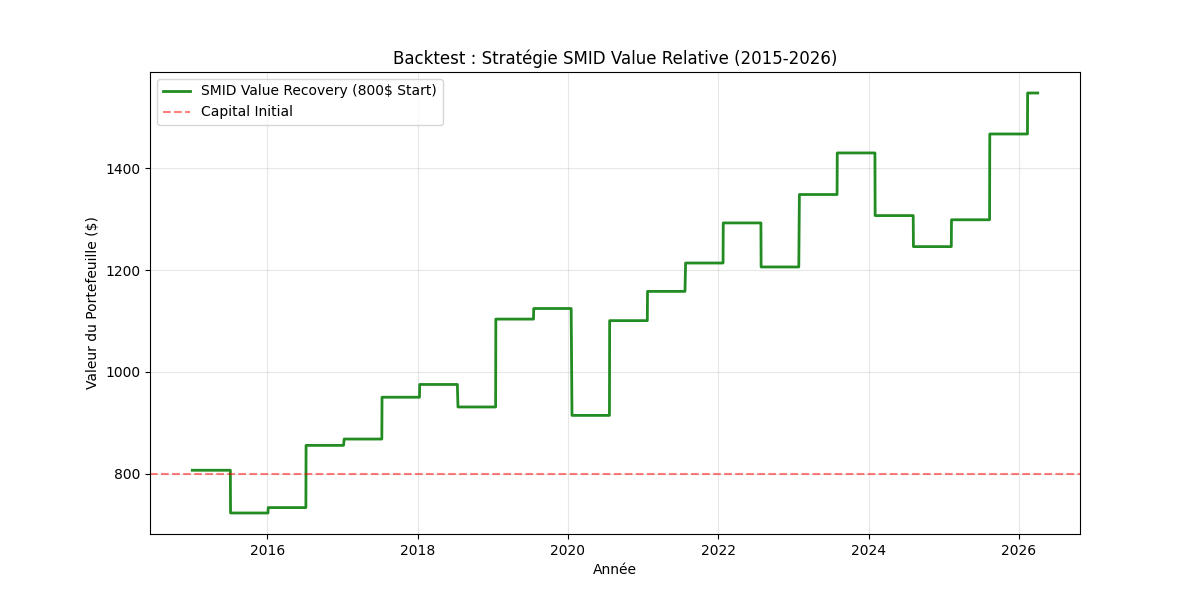

Recreate this plot in Python.
import polars as pl
import os
import matplotlib.pyplot as plt
from datetime import datetime, timedelta
from dotenv import load_dotenv

load_dotenv()

# Configuration des chemins
LACIE_STORAGE = os.getenv("LACIE_STORAGE_PATH", "/media/gauthierstrich/LaCie/SMID-SEC-Data-Engine-Storage")
ALPHA_MATRIX_PATH = os.path.join(LACIE_STORAGE, "silver/alpha_matrix_master.parquet")

def run_backtest():
    print("📈 Démarrage du Backtest: SMID Sector-Relative Value (10-15 Positions)...")
    
    if not os.path.exists(ALPHA_MATRIX_PATH):
        print(f"❌ Erreur: Matrice Alpha introuvable à {ALPHA_MATRIX_PATH}")
        return

    # 1. Chargement des données (Scan pour optimiser la mémoire)
    df = pl.scan_parquet(ALPHA_MATRIX_PATH)
    
    # 2. Nettoyage de base & Définition stricte de l'univers SMID Cap (300M$ - 10B$)
    df = df.filter(
        (pl.col("pe_ratio") > 0) & 
        (pl.col("mkt_cap") >= 300_000_000) & 
        (pl.col("mkt_cap") <= 10_000_000_000) & 
        (pl.col("sector") != "Unknown") &
        (pl.col("sector") != "Field not available for free/evaluation")
    )
    
    # 3. Calcul de la Médiane Sectorielle par jour (Relative Value)
    print("🔍 Calcul des médianes sectorielles quotidiennes...")
    df_with_median = df.with_columns(
        pl.col("pe_ratio").median().over(["p_date", "sector"]).alias("sector_pe_median")
    ).with_columns(
        (pl.col("pe_ratio") / pl.col("sector_pe_median")).alias("pe_relative_score")
    )
    
    # Collecte en mémoire (On a besoin de l'ordre temporel pour le rebalancement)
    full_data = df_with_median.collect().sort("p_date")
    
    all_dates = sorted(full_data["p_date"].unique().to_list())
    if not all_dates:
        print("❌ Aucune donnée valide trouvée pour le backtest.")
        return

    # Paramètres de simulation
    start_date = datetime(2015, 1, 1).date()
    end_date = all_dates[-1]
    rebalance_days = 126 # ~6 mois (252 jours de bourse / 2)
    max_positions = 15
    capital = 800.0
    equity_curve = []
    current_portfolio = [] # List of tickers/CIKs currently held
    
    current_date_idx = 0
    # On se place à la première date disponible après 2015
    while current_date_idx < len(all_dates) and all_dates[current_date_idx] < start_date:
        current_date_idx += 1
    
    print(f"🚀 Simulation de {all_dates[current_date_idx]} à {end_date}")

    portfolio_value = capital
    history = []

    while current_date_idx < len(all_dates):
        today = all_dates[current_date_idx]
        
        # --- PHASE DE SÉLECTION (REBALANCEMENT) ---
        # Filtres: PE < 80% mediane ET Croissance > 0
        candidates = full_data.filter(
            (pl.col("p_date") == today) &
            (pl.col("pe_relative_score") < 0.8) &
            (pl.col("rev_growth_yoy") > 0)
        ).sort("pe_relative_score") # On prend les moins chers en premier
        
        selected = candidates.head(max_positions)
        
        if selected.is_empty():
            # Si aucune opportunité, on reste en cash pour cette période (ou on garde l'ancien si possible)
            # Pour simplifier, on avance d'un jour jusqu'à trouver une opportunité
            current_date_idx += 1
            history.append({"date": today, "equity": portfolio_value, "positions": 0})
            continue

        num_pos = len(selected)
        cash_per_pos = portfolio_value / num_pos
        
        # On enregistre les prix d'entrée (adjClose pour gérer les splits)
        portfolio_entry = selected.select(["ticker", "cik", "adjClose"]).to_dicts()
        
        # --- PHASE DE DÉTENTION (6 MOIS) ---
        target_idx = min(current_date_idx + rebalance_days, len(all_dates) - 1)
        target_date = all_dates[target_idx]
        
        # On calcule le rendement de chaque ligne
        period_return = 0
        trade_details = []
        for pos in portfolio_entry:
            # Prix de sortie à 6 mois (Correction: on matche par TICKER, pas seulement par CIK)
            exit_data = full_data.filter(
                (pl.col("ticker") == pos["ticker"]) & 
                (pl.col("p_date") <= target_date)
            ).sort("p_date", descending=True).limit(1)
            
            if not exit_data.is_empty():
                price_exit = exit_data["adjClose"][0]
                ticker = exit_data["ticker"][0]
                raw_ret = (price_exit / pos["adjClose"]) - 1
                
                # Alerte si rendement suspect (> 200% en 6 mois)
                if raw_ret > 2.0:
                    print(f"  ⚠️ OUTLIER: {ticker} | Entry: {pos['adjClose']:.4f} | Exit: {price_exit:.4f} | Ret: {raw_ret*100:.1f}%")

                # Suppression du "plancher" Stop Loss irréaliste qui coupait magiquement les pertes à -20%.
                # On assume le rendement réel de la période.
                actual_ret = raw_ret
                
                final_ret = actual_ret - 0.003
                gain = (cash_per_pos * (1 + final_ret))
                period_return += gain
                trade_details.append({"ticker": ticker, "ret": actual_ret})
            else:
                period_return += 0 

        # Mise à jour du capital
        portfolio_value = period_return
        
        print(f"📅 {today} -> {target_date} | Equity: {portfolio_value:.2f}$ | Pos: {num_pos}")
        
        # Enregistrement historique (On remplit les jours intermédiaires pour le graph)
        for i in range(current_date_idx, target_idx + 1):
            history.append({"date": all_dates[i], "equity": portfolio_value, "positions": num_pos})
            
        current_date_idx = target_idx + 1

    # 4. Visualisation
    if not history:
        print("❌ Erreur: Historique vide.")
        return

    hist_df = pl.DataFrame(history)
    
    plt.figure(figsize=(12, 6))
    plt.plot(hist_df["date"], hist_df["equity"], label="SMID Value Recovery (800$ Start)", color='forestgreen', linewidth=2)
    plt.axhline(y=800, color='red', linestyle='--', alpha=0.5, label="Capital Initial")
    plt.title("Backtest : Stratégie SMID Value Relative (2015-2026)")
    plt.xlabel("Année")
    plt.ylabel("Valeur du Portefeuille ($)")
    plt.legend()
    plt.grid(True, alpha=0.3)
    
    plot_path = os.path.join(os.getcwd(), "backtest_smid_value.png")
    plt.savefig(plot_path)
    print(f"📊 Graphique sauvegardé: {plot_path}")
    
    # Statistiques Finales
    final_equity = hist_df["equity"].tail(1)[0]
    total_return = (final_equity / 800 - 1) * 100
    print(f"\n🏁 RÉSULTATS FINAUX :")
    print(f"💰 Capital Final : {final_equity:.2f}$")
    print(f"📈 Rendement Total : {total_return:.2f}%")

if __name__ == "__main__":
    run_backtest()
